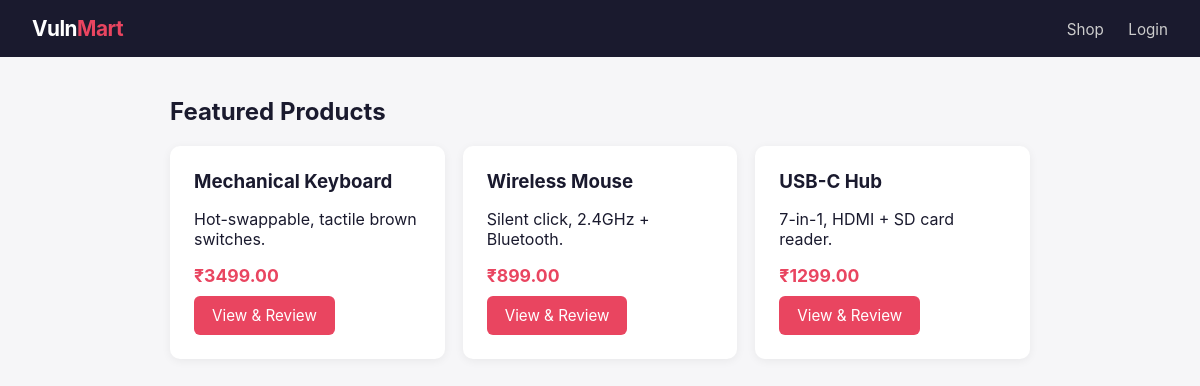
The page / on the database its author committed.
### tables this page shows
CREATE TABLE products (
            id INTEGER PRIMARY KEY AUTOINCREMENT,
            name TEXT NOT NULL,
            price REAL NOT NULL,
            description TEXT NOT NULL
        );

### vulnmart/app.py (the view)
@app.route("/")
def index():
    db = get_db()
    products = db.execute("SELECT * FROM products").fetchall()
    return render_template("index.html", products=products, user=session.get("username"))

### vulnmart/app.py (called while the page is built)
def get_db():
    if "db" not in g:
        g.db = sqlite3.connect(DB)
        g.db.row_factory = sqlite3.Row
    return g.db

### vulnmart/templates/index.html (shortened to what this page needs)
{% extends "base.html" %}
{% block content %}
  <h2>Featured Products</h2>
  <div class="product-grid">
    {% for p in products %}
      <div class="card product-card">
        <h3>{{ p['name'] }}</h3>
        <p>{{ p['description'] }}</p>
        <div class="price">₹{{ "%.2f"|format(p['price']) }}</div>
        <a class="btn" href="/product/{{ p['id'] }}">View & Review</a>
      </div>
    {% endfor %}
  </div>
{% endblock %}

### vulnmart/templates/base.html (shortened to what this page needs)
<!DOCTYPE html>
<html lang="en">
<head>
</head>
<body>
  <nav>
    <a class="brand" href="/">Vuln<span>Mart</span></a>
    <div class="links">
      <a href="/">Shop</a>
      {% if user %}
        <a href="/orders">My Orders</a>
        <a href="/logout">Logout ({{ user }})</a>
      {% else %}
        <a href="/login">Login</a>
      {% endif %}
    </div>
  </nav>
  <div class="container">
    {% block content %}{% endblock %}
  </div>
</body>
</html>

### vulnmart/templates/base.html (style rules this page uses)
* { box-sizing: border-box; }
body { margin: 0; font-family: -apple-system, "Segoe UI", Roboto, Arial, sans-serif; background: #f6f6f8; color: #1a1a2e; }
nav { background: #1a1a2e; padding: 16px 32px; display: flex; justify-content: space-between; align-items: center; }
nav .brand { color: #fff; font-weight: 700; font-size: 1.3rem; text-decoration: none; letter-spacing: -0.5px; }
nav .brand span { color: #e94560; }
nav .links a { color: #ccc; text-decoration: none; margin-left: 20px; font-size: 0.95rem; }
.container { max-width: 900px; margin: 40px auto; padding: 0 20px; }
.card { background: #fff; border-radius: 10px; padding: 24px; margin-bottom: 20px; box-shadow: 0 2px 10px rgba(0,0,0,0.06); }
.product-grid { display: grid; grid-template-columns: repeat(auto-fit, minmax(220px, 1fr)); gap: 18px; }
.product-card h3 { margin: 0 0 8px 0; }
.price { color: #e94560; font-weight: 700; font-size: 1.1rem; }
a.btn, button.btn { display: inline-block; background: #e94560; color: #fff; border: none; padding: 10px 18px; border-radius: 6px; text-decoration: none; font-size: 0.95rem; cursor: pointer; margin-top: 10px; }

### rows shown on the page
products: name "Mechanical Keyboard", description "Hot-swappable, tactile brown switches.", price "3499.00"
products: name "Wireless Mouse", description "Silent click, 2.4GHz + Bluetooth.", price "899.00"
products: name "USB-C Hub", description "7-in-1, HDMI + SD card reader.", price "1299.00"
